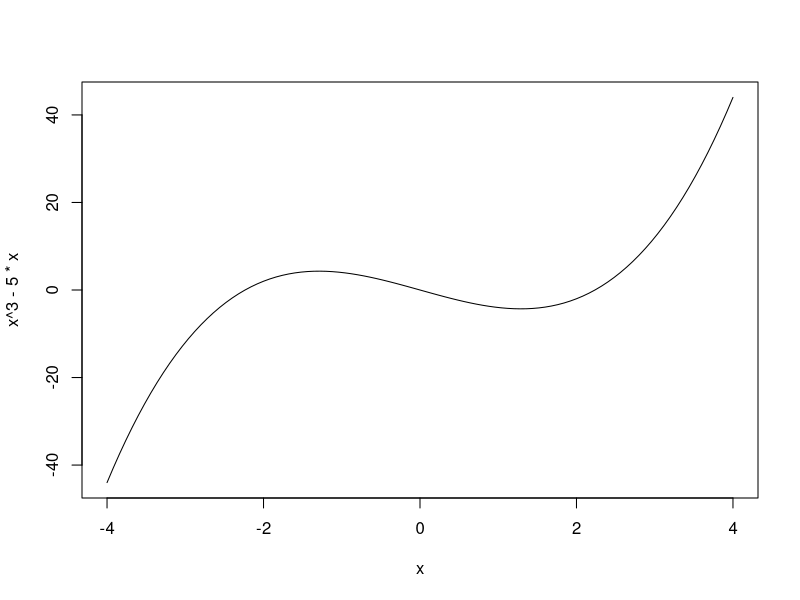

Source code (R): (Note: this script raises an error after producing the figure.)
#
# PRACTICAL 1-2: 1-3: Likelihood Inference
# ---------------------------------
#
#
# We have seen in lectures that the MLEs for the parameters of several common 
# distributions can be found in closed form. However, in general, the problem is 
# not guaranteed to be so easy with a simple closed-form result. Therefore, in 
# these situations, we will have to find and maximise the likelihood numerically.


#  *  You will need the following skills from previous practicals:
#     *   Basic R skills with arithmetic, functions, etc
#     *   Manipulating and creating vectors: `c`, `seq`,
#     *   Calculating data summaries: `mean`, `sum`, `length`
#     *   Drawing a histogram with `hist`, and adding simple lines to plots `abline`
#     *   Customising plots using `col`our
#  *  New R techniques:
#     *   Drawing a plot of a simple function using `curve`
#     *   Optimising a function with `optim`
#     *   Extracting named elements of a list using the `$` operator



#
#
# 1. The Poisson Likelihood
# ==================================================================================
#
# Our likelihood calculations begin with writing down the likelihood function of our
# data. For a single observation $X=x$ from a Poisson distribution, the likelihood is
# the the probability of observing $X=x$ written as a function of the parameter lambda:
# 
# l(lambda) = P[X=x | lambda] = (e^{-lambda} lambda^x)/(x!).
# 
# To begin with, suppose we observe a count of X=5.


#
# Exercise:
# ~~~~~~~~~~~~~
# * Write a simple function called `poisson` that takes arguments `lambda` 
#    which evaluates the Poisson probability P[X=5 | lambda].
#   Hint: You will need the `exp` and `factorial` functions.
# * Evaluate the Poisson probability for X=5 when lambda=7 - you should get a 
#   value of 0.1277167.

















# What we have just created is the likelihood function, l(lambda), for the Poisson
# parameter lambda given a single observation of X=5.
# 
# Before we consider a larger data problem, let's briefly explore this simplest case
# of a Poisson likelihood. Let's begin with a plot of the likelihood function itself.


# ^^^^^^^^^^^^^^^^^^^^^^^^^^^^^^^^^^^^^^^^^^^^^^^^^^^^^^^^^^^^^^^^^^^^^^^^^^^^^^^^^^^^^^^^^^^^^^^
# ^ TECHNIQUE: 
# ^ 
# ^ **Using `curve` to plot a funtion**
# ^ 
# ^ Given an expression for a function f(x), we can plot the values of f for various 
# ^ values of x in a given range. This can be accomplished using an R function called
# ^ `curve`. The main syntax for `curve` is as follows:
# ^ 
# ^ curve(expr, from = NULL, to = NULL, add = FALSE,...)
# ^ 
# ^ The arguments are:
# ^ * expr: an expression or function in a variable x which evaluates to the function
# ^          to be drawn. Examples include `sin(x)` or `x+3*x^2`
# ^  * from, `to`: specifies the range of `x` for which the function will be plotted
# ^  * add: if `TRUE` the graph will be added to an existing plot; if `FALSE` a new 
# ^         plot will be created
# ^  * ...: any of the standard plot customisation arguments can be given here 
# ^         (e.g. `col` for colour, `lty` for line type, `lwd` for line width)
# ^ 
# ^^^^^^^^^^^^^^^^^^^^^^^^^^^^^^^^^^^^^^^^^^^^^^^^^^^^^^^^^^^^^^^^^^^^^^^^^^^^^^^^^^^^^^^^^^^^^^^
        

# For example, the following code when evaluated produces the plot below:
# 
  curve(x^3 - 5*x, from = -4, to = 4)



#
# Exercise:
# ~~~~~~~~~~~~~
# * Try out using `curve` to draw a quick plot of the following functions:
#   * f(x)=3x^2+x over [0,10]
#   * f(x)=sin(x)+cos(x)$ over [0,2pi] as a blue curve. 
#      Note: R defines `pi` as the constant pi
#   * Use the `add=TRUE` option to superimpose g(x)=0.5sin(x)+cos(x) as a red 
#      curve over [0,2pi] on the previous plot.
# * Now, use `curve`  and your `poisson` function to draw a plot of your Poisson
#      likelihood for lambda in [0.1, 20].
# * By eye, what is the value lambdahat of lambda which maximises the 
#      likelihood?















# Typically, we usually work with the log-likelihood L(lambda)=log l(lambda),
# rather than the likelihood itself. This can often make the mathematical
# maximisation simpler, the numerical computations more stable, and it is also
# intrinsically connected to the idea of *information* and variance (which we will
# consider later).


#
# Exercise:
# ~~~~~~~~~~~~~
#
# * Modify your `poisson` function to compute the logarithm of the Poisson 
#   probability, and call this new function `logPoisson`. You will need to use the
#   `log` function.
# * Re-draw the plot to show the log-likelihood against lambda. Do you find the same
#   maximum value lambdahat?

  






















#
#
# 2.  Likelihood methods for real data
# ==================================================================================
#
# 
# The Poisson distribution has been used by traffic engineers as a model for light 
# traffic. This assumption is based on the rationale that if the rate is approximately
# constant and the traffic is light (so the individual cars move independently of 
# each other), then the distribution of counts of cars in a given time interval or 
# space area should be nearly Poisson (Gerlough and Schuhl 1955).
# 
# The following table shows the number of right turns during three hundred 3-minute
# intervals at a specific junction.


traffic <- rep(0:12, c(14,30,36,68,43,43,30,14,10,6,4,1,1))

# Note that we interpret these data as 14 observations of the value 0, 
# 30 observations of the value 1, and so forth.


#
# Exercise:
# ~~~~~~~~~~~~~
#
# * Evaluate the piece of code above to create the vector `traffic` corresponding to the above data set.
# * Plot a `hist`ogram of the data. Does an assumption of a Poisson distribution appear reasonable?
















# If we suppose a Poisson distribution might be a good choice of distribution for
# this dataset, we still need to find out _which_ particular Poisson distribution 
# is best by estimating the parameter lambda.
# 
# Let's begin by constructing the likelihood and log-likelihood functions for this
# data set of 300 observations. Assuming that the observations x_1, ..., x_300 
# can be treated as 300 i.i.d. values from Po(lambda), the log-likelihood 
# function for the entire sample is:
# 
# L(lambda) = -nlambda +(sum_{i=1}^n x_i ) log lambda ,
# 
# up to an additive constant from the factorial terms (which we know we can ignore 
# for the purposes of these calculations).

#
# Exercise:
# ~~~~~~~~~~~~~
#
#  * Write a new functions `logLike` with a single parameter `lambda`, which 
# evaluates the log-likelihood expression above for the `traffic` data and 
# the supplied values of `lambda`.
# _Hint_: Use `length` and `sum` to compute the summary statistics.
#  * Evaluate the data log-likelihood for all lambda in `lambdavals` and plot the 
#  log-likelihood against lambda. Without further calculations, use the plot to 
#  have a guess at the maximum likelihood estimate lambdahat -- 
#  we'll check this later!

























#
# 2.1 Maximising the likelihood
# ----------------------------------------------------------------------------------
# 
# 
# The maximum likelihood estimate (MLE) lambdahat for the lambda parameter of the
# Poisson distribution is the value of lambda which maximises the likelihood
# 
# lambdahat = argmax_lambda l(lambda)= argmax_lambda L(lambda).
# 
# Therefore to find the MLE, we must maximise l or L. We know we can do this 
# analytically for certain common distributions, but in general we'll have to 
# optimise the function numerically instead. For such problems, `R` provides 
# various functions to perform a numerical optimisation of a give function 
# (even one we have defined ourself). The function we will focus on is `optim`:
#   


# ^^^^^^^^^^^^^^^^^^^^^^^^^^^^^^^^^^^^^^^^^^^^^^^^^^^^^^^^^^^^^^^^^^^^^^^^^^^^^^^^^^^^^^^^^^^^^^^
# ^ TECHNIQUE: 
# ^ 
# ^ 
# ^ `R` offers several optimisation functions, however the one we shall be using 
# ^ today is `optim` which is one of the most general optimisation functions. 
# ^ This generality comes at the price of having a lot of optional parameters that
# ^ need to be specified.
# ^ 
# ^ For our purposes, we're doing a 1-dimensional optimisation of a given function 
# ^ named `logLike`. So the syntax we will use to _maximise_ we call optim  as follows
# ^ 

optim(start, logLike, lower=lwr, upper=upr, method='Brent', control=list(fnscale=-1))

# ^ 
# ^ The arguments are:
# ^    * `start` : an initial value for lambda at which to start the optimisation.
# ^                *Replace this with a sensible value.*
# ^    * `logLike` : this is the function we're optimising. In general, we can 
# ^               replace this with any other function.
# ^ * `lower=lwr, upper=upr` : lower and upper bounds to our search for lambdahat.
# ^               *Replace `lwr` and `upr`  with appropriate numerical values*;
# ^               an obvious choice for this problem is the min and max of our data.
# ^ * `method='Brent'` : this selects an appropriate optimisation algorithm for a 1-D 
# ^               optimisation between specified bounds. Other options are available
# ^               for other classes of optimisation problem.
# ^ * `control=list(fnscale=-1)` : this looks rather strange, but is simply telling
# ^               `optim` to *max*imise the given function, rather than *min*imise
# ^               which is the default (it's instructing R to scale the function
# ^               by a factor of $-1$ and minimise the result).
# ^ 
# ^ `optim` returns a number of values in the form of a list. The relevant components are:
# ^ 
# ^    * `par` : the optimal value of the parameter
# ^    * `value` : the optimum of the function being optimised.
# ^    * `convergence`: if `0` this indicates that the optimisation has completed successfully.
# ^ 
# ^^^^^^^^^^^^^^^^^^^^^^^^^^^^^^^^^^^^^^^^^^^^^^^^^^^^^^^^^^^^^^^^^^^^^^^^^^^^^^^^^^^^^^^^^^^^^^^


#
# Exercise:
# ~~~~~~~~~~~~~
#
#   * Use `optim` to maximise the `logLike` function. You should choose an 
#     appropriate initial value for lambda, as well as sensible `upper` and 
#     `lower` bounds.
#   * What value of lambdahat do you obtain? How does this compare to 
#     your guess at the MLE?
#   * We know from lectures that the lambdahat = Xbar -- evaluate the 
#     sample mean of the `traffic` data. Does this agree with your results from
#     directly maximising the log-likelihood?













# You should see output something like this:

## $par
## [1] 3.893333
## 
## $value
## [1] 419.6223
## 
## $counts
## function gradient 
##       NA       NA 
## 
## $convergence
## [1] 0
## 
## $message
## NULL



# ^^^^^^^^^^^^^^^^^^^^^^^^^^^^^^^^^^^^^^^^^^^^^^^^^^^^^^^^^^^^^^^^^^^^^^^^^^^^^^^^^^^^^^^^^^^^^^^
# ^ TECHNIQUE: 
# ^ 
# ^ 
# ^ The output of `optim` is in the form of a `list`. Unlike vectors, `list`s can 
# ^ combine many different variables together (numbers, strings, matrices, etc) and
# ^ each element of a list can be given a name to make it easier to access.
# ^ 
# ^ For example, we can create our own lists using the `list` function:
# ^ 
# ^  test <- list(Name='Donald', IQ=-10, Vegetable='Potato')`
# ^ 
# ^ Once created, we can access the named elements of the list using the `$` operator.
# ^ For example,
# ^ 
# ^  test$IQ
# ^ 
# ^ will return the value saved to `IQ` in the list, i.e. `-10`. RStudio will show 
# ^ auto-complete suggestions for the elements of the list after you press `$`, which
# ^ can help make life easier.
# ^
# ^^^^^^^^^^^^^^^^^^^^^^^^^^^^^^^^^^^^^^^^^^^^^^^^^^^^^^^^^^^^^^^^^^^^^^^^^^^^^^^^^^^^^^^^^^^^^^^

# 
# We can use this `$` operator to extract the MLE value from `optim` by first 
# saving the results to a variable, called `results` say, and then extracting the
# list element named `par`, which corresponds to the maximising value of lambda.


#
# Exercise:
# ~~~~~~~~~~~~~
#
# * Extract the optimal value of lambda from the output of `optim` and save it 
# to a new variable called `mle`.
# * Re-draw your plot of the log-likelihood function, and use `abline` to:
#     * Add a red solid vertical line at lambda=lambdahat.
#     _Hint:_ pass the `col='red'` argument to your plotting function.
#     * Add a blue dashed vertical line at lambda=xbar.
# * Do the results agree with each other, and with your guess at lambdahat?
#














# Let's return to the original distribution of the data. The results of our 
# log-likelihood analysis suggest that a Poisson distribution with parameter 
# lambdahat is the best choice of Poisson distributions for this data set.

 

#
# Exercise:
# ~~~~~~~~~~~~~
#
# * Re-draw the `hist`ogram of the `traffic` data.
# * Modify your `poisson` function to evaluate the Poisson probability
#    P[X=x] when X ~ Po(lambdahat). Save the function as `poissonProb`.
# * The expected number of Poisson counts under this Po(lambdahat)
#   distribution will be 300P[X=x], for x=0,...,16. Use the 
#   `curve` function to `add` draw this function over your histogram in red.
#   (We will ignore the fact that $X$ should be discrete for the time-being.)
# * Does this look like a good fit to the data?




















 
# We will return to the question of fitting distributions to data and the 
# "goodness of fit" later next term.

 
#
# 2.2 Information and inference
# ----------------------------------------------------------------------------------
# 
# For an iid sample X_1,...,X_n from a sufficiently nicely-behaved ("regular") density 
# function f(x_i | theta) with unknown parameter theta, the sampling distribution 
# of the MLE thetahat is such that
# 
# thetahat ~~> N(theta, 1/(I_n(theta)) ),
# 
# as n -> infinity. For large samples, we can also replace the expected Fisher 
# information in the variance with the observed information, I(thetahat) = -L''(thetahat)
# instead, Whilst we may be used to finding Normal distributions in unusual places,
# this result is noteworthy as we never assumed any particular distribution of our
# data here. This result therefore provides us with a general method for making 
# inferences about parameters of distributions and their MLEs for problems involving
# large samples!
#  
# In particular, we can apply this to our Poisson data problem above to construct a
# large-sample approximate 100(1-alpha)% confidence interval for lambda in the form:
# 
#    lambdahat +/- z*{alpha/2} 1/(sqrt[-L''(lambdahat)]),
# 
# where z*{alpha/2} is the alpha/2 critical value of a standard Normal distribution
# and we have estimated the expected Fisher information I_n(theta) by the observed
# information I(lambdahat}) = -L''(lambdahat).

#
# Exercise:
# ~~~~~~~~~~~~~
#
#  * We can request that `R` computes the second derivative at the maximum, 
#    L''(lambdahat), as part of the maximisation process. To do this, re-run your
#    optimisation, but add the additional argument `hessian=TRUE`.

 










 
 
 
 
#
# You should now obtain R output that looks like this:
#
## $par
## [1] 3.893333
## 
## $value
## [1] 419.6223
## 
## $counts
## function gradient 
##       NA       NA 
## 
## $convergence
## [1] 0
## 
## $message
## NULL
## 
## $hessian
##           [,1]
## [1,] -77.05481
 
 
#
# Exercise:
# ~~~~~~~~~~~~~
#
# * The output from `optim` will now contain an additional element named `hessian`.
#   Extract this element, multiply by -1, and save it as `obsInfo`.
# * To get the variance of lambdahat we need to invert the information matrix. We
#   can achieve this using R's `solve` function. Try this now on `obsInfo`. Save 
#   this to `varMLE`.
# * As `obsInfo` is just a scalar (or a $1\times1$ matrix), the invers of the matrix
#   is the same as the reciprocal $\frac{1}{I(\widehat{\lambda})}$ - check this now!
# * Finally, `varMLE` will be in the form of a $1\times 1$ matrix rather than a 
#   scalar (as the Hessian matrix is a matrix of the second order partial derivatives).
#   To extract the value from within the matrix, run the following code
#
# varMLE <- varMLE[1,1]

 











#
# Exercise:
# ~~~~~~~~~~~~~
#
# * Use your standard Normal tables (or R's built-in function `qnorm`) to find the
#   critical z*{alpha/2} value for a 95% confidence interval. Save this as `zcrit`.
# * Combine `mle`, `zcrit`, and `varMLE` to evaluate an approximate 95% Wald 
#   confidence interval for lambda.
# * Return (and possibly re-draw) the plot of your log-likelihood function, with 
#   the MLE indicated as a vertical line. Add the limits of the confidence interval
#   to your plot as vertical green lines.
# * What does the confidence interval suggest about the reliability of your estimate.
# * Does the log-likelihood look reasonably quadratic near the MLE? Does this affect
#   your conclusions, and how would you investigate this further?










































